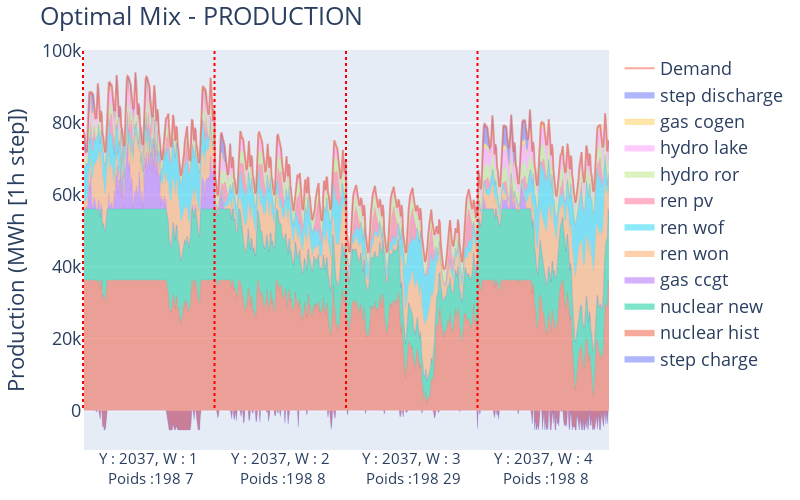
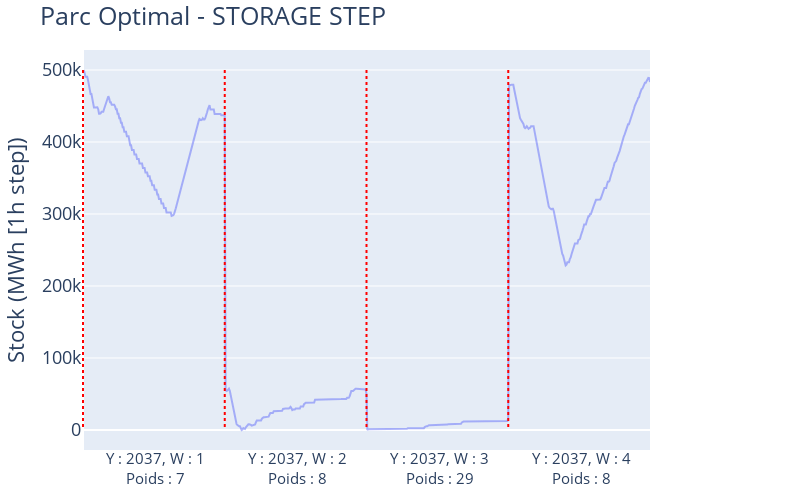
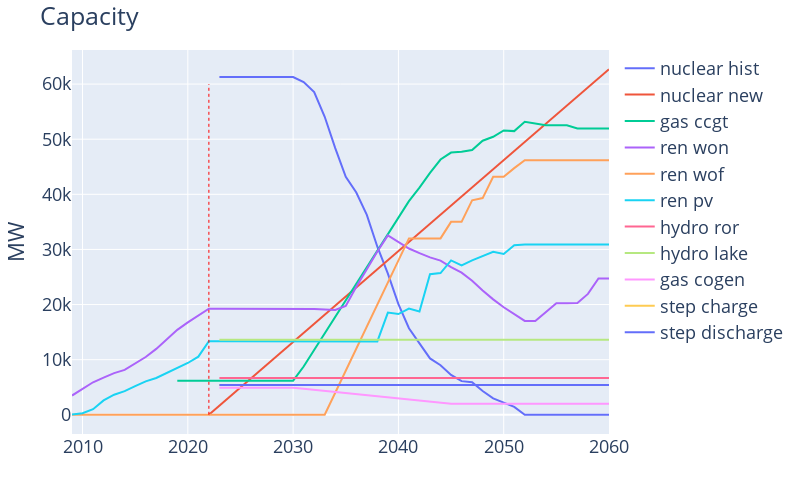
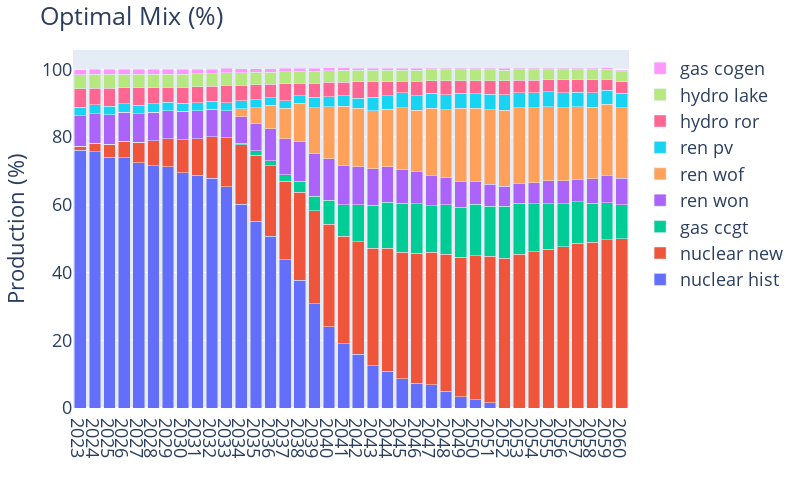

Here is the notebook cell these charts were saved with, in order:
### Markdown cell above
# Plot outputs

### Code cell
year_start = 2037
week_start = 1
nombre_week_affichage = 4

Display_output = {}
Display_output['production']   = True
Display_output['stock']        = True
Display_output['capacity']     = True
Display_output['mix']          = True
Display_output['inv_dec_capa'] = True

%run -i {path_src}func/plot_output.py
